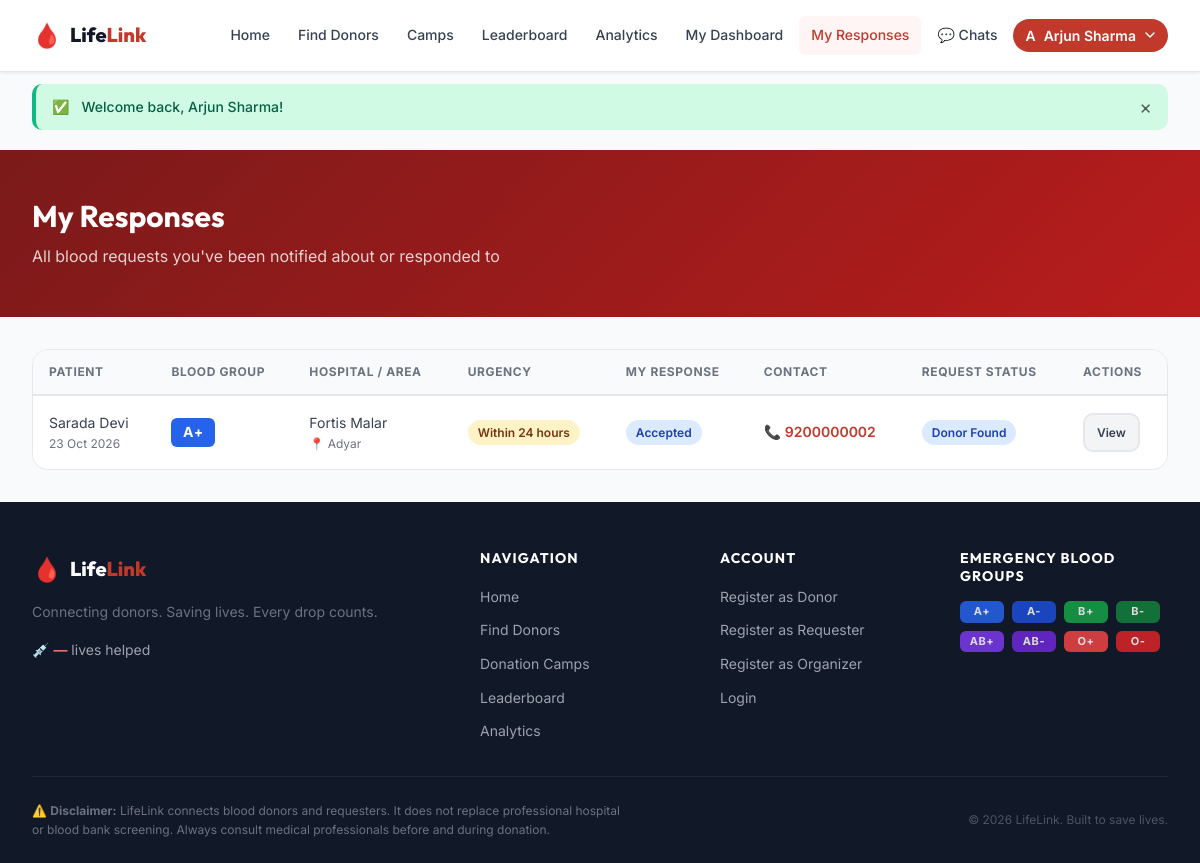
The app's page /pages/donor/responses.php (signed in) with its own data.
### tables this page shows
CREATE TABLE IF NOT EXISTS responses (
    id           INT UNSIGNED AUTO_INCREMENT PRIMARY KEY,
    request_id   INT UNSIGNED NOT NULL,
    donor_id     INT UNSIGNED NOT NULL,
    status       ENUM('notified','accepted','declined','donated') NOT NULL DEFAULT 'notified',
    responded_at DATETIME NULL,
    wave         TINYINT UNSIGNED NOT NULL DEFAULT 1,
    UNIQUE KEY uq_request_donor (request_id, donor_id),
    FOREIGN KEY (request_id) REFERENCES requests(id) ON DELETE CASCADE,
    FOREIGN KEY (donor_id)   REFERENCES users(id)    ON DELETE CASCADE,
    INDEX idx_donor_status (donor_id, status),
    INDEX idx_req_status   (request_id, status)
);

CREATE TABLE IF NOT EXISTS requests (
    id              INT UNSIGNED AUTO_INCREMENT PRIMARY KEY,
    requester_id    INT UNSIGNED NOT NULL,
    patient_name    VARCHAR(100) NOT NULL,
    blood_group     ENUM('A+','A-','B+','B-','AB+','AB-','O+','O-') NOT NULL,
    units_needed    TINYINT UNSIGNED NOT NULL DEFAULT 1,
    units_accepted  TINYINT UNSIGNED NOT NULL DEFAULT 0,
    hospital        VARCHAR(200) NOT NULL,
    area_id         INT UNSIGNED NULL DEFAULT NULL,
     
    lat             DECIMAL(9,6) NULL DEFAULT NULL,
    lng             DECIMAL(9,6) NULL DEFAULT NULL,
    city            VARCHAR(100) NULL DEFAULT NULL,
    state           VARCHAR(100) NULL DEFAULT NULL,
    country         VARCHAR(100) NULL DEFAULT NULL,
    urgency         ENUM('Critical','Within 24 hours','Planned') NOT NULL DEFAULT 'Planned',
    contact_phone   VARCHAR(20) NOT NULL,
    needed_by       DATETIME NOT NULL,
    status          ENUM('Open','Donor Found','Fulfilled','Expired','Cancelled') NOT NULL DEFAULT 'Open',
    created_at      DATETIME NOT NULL DEFAULT CURRENT_TIMESTAMP,
    expires_at      DATETIME NULL,
    escalated_at    DATETIME NULL,
    wave            TINYINT UNSIGNED NOT NULL DEFAULT 0,
    wave_notified_at DATETIME NULL,
    notes           TEXT NULL,
    FOREIGN KEY (requester_id) REFERENCES users(id),
    FOREIGN KEY (area_id)      REFERENCES areas(id) ON DELETE SET NULL,
    INDEX idx_status      (status),
    INDEX idx_blood_group (blood_group),
    INDEX idx_urgency     (urgency),
    INDEX idx_created     (created_at),
    INDEX idx_requester   (requester_id),
    INDEX idx_req_lat_lng (lat, lng)
);

CREATE TABLE IF NOT EXISTS areas (
    id   INT UNSIGNED AUTO_INCREMENT PRIMARY KEY,
    name VARCHAR(100) NOT NULL,
    city VARCHAR(100) NOT NULL,
    lat  DECIMAL(9,6) NULL,
    lng  DECIMAL(9,6) NULL,
    INDEX idx_city (city)
);

### includes/helpers.php (called while the page is built, shortened)
<?php
function e(mixed $value): string {
    return htmlspecialchars((string)($value ?? ''), ENT_QUOTES | ENT_SUBSTITUTE, 'UTF-8');
}
function timeAgo(string $datetime): string {
    $diff = time() - strtotime($datetime);
    return date('d M Y', strtotime($datetime));
}
function bloodGroupBadgeClass(string $group): string {
    $map = [
        'O-'  => 'badge-o-neg',
        'O+'  => 'badge-o-pos',
        'A+'  => 'badge-a-pos',
        'A-'  => 'badge-a-neg',
        'B+'  => 'badge-b-pos',
        'B-'  => 'badge-b-neg',
        'AB+' => 'badge-ab-pos',
        'AB-' => 'badge-ab-neg',
    ];
    return $map[$group] ?? 'badge-default';
}
function urgencyClass(string $urgency): string {
    return match($urgency) {
        'Critical'        => 'urgency-critical',
        'Within 24 hours' => 'urgency-urgent',
        default           => 'urgency-planned',
    };
}
function statusClass(string $status): string {
    return match($status) {
        'Open'         => 'status-open',
        'Donor Found'  => 'status-found',
        'Fulfilled'    => 'status-fulfilled',
        'Expired'      => 'status-expired',
        'Cancelled'    => 'status-cancelled',
        default        => '',
    };
}

### pages/donor/responses.php (the view, shortened to what this page needs)
<?php
require_once __DIR__ . '/../../includes/helpers.php';
$db     = getDB();
$userId = currentUserId();
$stmt = $db->prepare(
    "SELECT resp.id, resp.status AS resp_status, resp.responded_at,
            r.id AS req_id, r.patient_name, r.blood_group, r.urgency,
            r.hospital, r.units_needed, r.units_accepted, r.status AS req_status,
            r.needed_by, r.contact_phone, r.created_at,
            a.name AS area_name,
            req_user.name AS requester_name
     FROM responses resp
     JOIN requests r ON r.id=resp.request_id
     LEFT JOIN areas a ON a.id=r.area_id
     JOIN users req_user ON req_user.id=r.requester_id
     WHERE resp.donor_id=?
     ORDER BY resp.responded_at DESC, r.created_at DESC"
);
$stmt->execute([$userId]);
$responses = $stmt->fetchAll();
require __DIR__ . '/../../includes/header.php';
?>
<div class="page-header">
    <div class="container">
        <h1>My Responses</h1>
        <p>All blood requests you've been notified about or responded to</p>
    </div>
</div>
<section class="section-sm">
    <div class="container">
        <?php if (empty($responses)): ?>
            <div class="empty-state card">
                <div class="empty-icon">📋</div>
                <h3>No Responses Yet</h3>
                <p>When you're matched with a blood request, it will appear here.</p>
                <a href="<?= APP_URL ?>/pages/donor/dashboard.php" class="btn btn-primary">Go to Dashboard</a>
            </div>
        <?php else: ?>
            <div class="table-wrapper">
                <table>
                    <thead><tr>
                        <th>Patient</th>
                        <th>Blood Group</th>
                        <th>Hospital / Area</th>
                        <th>Urgency</th>
                        <th>My Response</th>
                        <th>Contact</th>
                        <th>Request Status</th>
                        <th>Actions</th>
                    </tr></thead>
                    <tbody>
                    <?php foreach ($responses as $r): ?>
                    <tr>
                        <td>
                            <?= e($r['patient_name']) ?>
                            <div class="text-xs text-muted"><?= timeAgo($r['created_at']) ?></div>
                        </td>
                        <td><span class="blood-badge <?= bloodGroupBadgeClass($r['blood_group']) ?>"><?= e($r['blood_group']) ?></span></td>
                        <td>
                            <?= e($r['hospital']) ?>
                            <div class="text-xs text-muted">📍 <?= e($r['area_name']) ?></div>
                        </td>
                        <td><span class="status-badge <?= urgencyClass($r['urgency']) ?>"><?= e($r['urgency']) ?></span></td>
                        <td>
                            <span class="status-badge <?= $r['resp_status'] === 'accepted' ? 'status-found' : ($r['resp_status'] === 'donated' ? 'status-fulfilled' : 'status-expired') ?>">
                                <?= e(ucfirst($r['resp_status'])) ?>
                            </span>
                        </td>
                        <td>
                            <?php if ($r['resp_status'] === 'accepted'): ?>
                                <a href="tel:<?= e($r['contact_phone']) ?>" style="font-weight:600;color:var(--red-600)">
                                    📞 <?= e($r['contact_phone']) ?>
                                </a>
                            <?php else: ?>
                                <span class="text-muted text-xs">🔒 Accept to reveal</span>
                            <?php endif; ?>
                        </td>
                        <td><span class="status-badge <?= statusClass($r['req_status']) ?>"><?= e($r['req_status']) ?></span></td>
                        <td>
                            <a href="<?= APP_URL ?>/pages/public/request_detail.php?id=<?= (int)$r['req_id'] ?>" class="btn btn-secondary btn-sm">View</a>
                        </td>
                    </tr>
                    <?php endforeach; ?>
                    </tbody>
                </table>
            </div>
        <?php endif; ?>
    </div>
</section>
<?php require __DIR__ . '/../../includes/footer.php'; ?>

### assets/css/style.css (style rules this page uses)
:root { --red-900: #7b1a1a; --red-800: #a11e1e; --red-700: #b91c1c; --red-600: #c0392b; --red-500: #e74c3c; --red-400: #f16c6c; --red-100: #fef2f2; --red-50: #fff5f5; --white: #ffffff; --gray-50: #f9fafb; --gray-100:#f3f4f6; --gray-200:#e5e7eb; --gray-300:#d1d5db; --gray-400:#9ca3af; --gray-500:#6b7280; --gray-600:#4b5563; --gray-700:#374151; --gray-800:#1f2937; --gray-900:#111827; --gold: #f59e0b; --green: #10b981; --blue: #3b82f6; --purple: #8b5cf6; --color-danger: var(--red-600); --color-success: var(--green); --color-warning: var(--gold); --color-info: var(--blue); --font-body: 'Inter', system-ui, sans-serif; --font-heading: 'Outfit', 'Inter', sans-serif; --text-xs: 0.75rem; --text-sm: 0.875rem; --text-base: 1rem; --text-lg: 1.125rem; --text-xl: 1.25rem; --text-2xl: 1.5rem; --text-3xl: 1.875rem; --text-4xl: 2.25rem; --text-5xl: 3rem; --space-1: 0.25rem; --space-2: 0.5rem; --space-3: 0.75rem; --space-4: 1rem; --space-5: 1.25rem; --space-6: 1.5rem; --space-8: 2rem; --space-10: 2.5rem; --space-12: 3rem; --space-16: 4rem; --space-20: 5rem; --radius-sm: 6px; --radius-md: 10px; --radius-lg: 16px; --radius-xl: 24px; --radius-full: 9999px; --shadow-sm: 0 1px 3px rgba(0,0,0,0.08); --shadow-md: 0 4px 12px rgba(0,0,0,0.12); --shadow-lg: 0 10px 30px rgba(0,0,0,0.15); --shadow-red: 0 4px 20px rgba(192,57,43,0.3); --transition: 0.2s ease; --transition-slow: 0.4s ease; --container-max: 1200px; --navbar-height: 72px; }
*, *::before, *::after { box-sizing: border-box; margin: 0; padding: 0; }
html { scroll-behavior: smooth; font-size: 16px; }
body { font-family: var(--font-body); background: var(--gray-50); color: var(--gray-800); line-height: 1.6; min-height: 100vh; display: flex; flex-direction: column; }
a { color: var(--red-600); text-decoration: none; transition: color var(--transition); }
h1, h2, h3, h4, h5, h6 { font-family: var(--font-heading); color: var(--gray-900); line-height: 1.25; font-weight: 700; }
.container { max-width: var(--container-max); margin: 0 auto; padding: 0 var(--space-4); }
@media (min-width: 768px) { .container { padding: 0 var(--space-8); } }
.btn { display: inline-flex; align-items: center; justify-content: center; gap: var(--space-2); font-weight: 600; font-size: var(--text-sm); padding: var(--space-3) var(--space-5); border-radius: var(--radius-md); border: 2px solid transparent; cursor: pointer; transition: all var(--transition); text-decoration: none; white-space: nowrap; min-height: 44px; }
.btn-secondary { background: var(--gray-100); color: var(--gray-700); border-color: var(--gray-200); }
.btn-sm { padding: var(--space-2) var(--space-3); font-size: var(--text-xs); min-height: 36px; }
.blood-badge { display: inline-flex; align-items: center; justify-content: center; min-width: 44px; padding: 3px 8px; border-radius: var(--radius-sm); font-weight: 700; font-size: var(--text-sm); letter-spacing: 0.05em; }
.badge-a-pos { background: #2563eb; color: #fff; }
.status-badge { display: inline-block; padding: 3px 10px; border-radius: var(--radius-full); font-size: var(--text-xs); font-weight: 600; }
.status-found { background: #dbeafe; color: #1e40af; }
.urgency-urgent { background: #fef3c7; color: #78350f; }
.section-sm { padding: var(--space-8) 0; }
.page-header { background: linear-gradient(135deg, var(--red-900), var(--red-700)); color: var(--white); padding: var(--space-12) 0; }
.page-header h1 { color: var(--white); font-size: var(--text-3xl); }
.page-header p { color: rgba(255,255,255,0.8); margin-top: var(--space-2); }
.table-wrapper { overflow-x: auto; border-radius: var(--radius-lg); border: 1px solid var(--gray-200); }
table { width: 100%; border-collapse: collapse; background: var(--white); }
thead { background: var(--gray-50); border-bottom: 2px solid var(--gray-200); }
th { padding: var(--space-3) var(--space-4); text-align: left; font-size: var(--text-xs); font-weight: 700; text-transform: uppercase; letter-spacing: 0.05em; color: var(--gray-500); }
td { padding: var(--space-4); border-bottom: 1px solid var(--gray-100); font-size: var(--text-sm); color: var(--gray-700); }
tbody tr:last-child td { border-bottom: none; }
.text-xs { font-size: var(--text-xs); }
.text-muted { color: var(--gray-500); }

### records on screen
responses: request.patient_name "Sarada Devi", request.created_at "23 Oct 2026", request.blood_group "A+", request.hospital "Fortis Malar", areas.name "Adyar", request.urgency "Within 24 hours", status "Accepted", request.contact_phone "9200000002", request.status "Donor Found"

### other values on screen
substr($userName, 0, 1) "A"
$userName "Arjun Sharma"
$successMsg "Welcome back, Arjun Sharma!"
$g "A+"
$g "A-"
$g "B+"
$g "B-"
$g "AB+"
$g "AB-"
$g "O+"
$g "O-"
APP_NAME "LifeLink"
